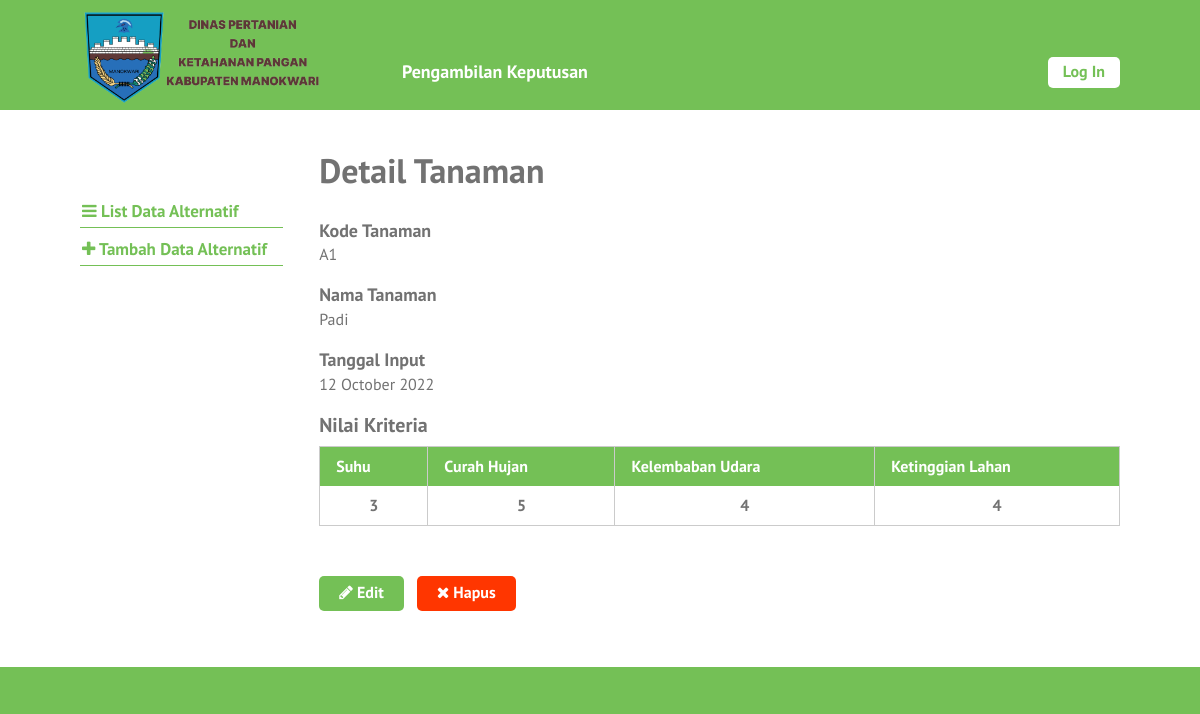
/periode2/single-tanaman2.php?id=129, run on the app's committed database.
### tables this page shows
CREATE TABLE `tanaman` (
  `id_tanaman` int(10) NOT NULL,
  `inisial_tanaman` varchar(6) NOT NULL,
  `nama_tanaman` text NOT NULL,
  `tanggal_input` date NOT NULL
);

CREATE TABLE `nilai_tanaman` (
  `id_nilai_tanaman` int(11) NOT NULL,
  `id_tanaman` int(10) NOT NULL,
  `id_kriteria` int(10) NOT NULL,
  `nilai` float NOT NULL
);

CREATE TABLE `kriteria` (
  `id_kriteria` int(10) NOT NULL,
  `nama` varchar(30) NOT NULL,
  `type` enum('benefit','cost') NOT NULL,
  `bobot` float NOT NULL,
  `ada_pilihan` tinyint(1) DEFAULT NULL,
  `urutan_order` int(2) NOT NULL
);

### periode2/single-tanaman2.php (the view, shortened to what this page needs)
<?php require_once('includes/init.php'); ?>
<?php
$ada_error = false;
$result = '';
$id_tanaman = (isset($_GET['id'])) ? trim($_GET['id']) : '';
if(!$id_tanaman) {
	$ada_error = 'Maaf, data tidak dapat diproses.';
} else {
	$query = $pdo->prepare('SELECT * FROM tanaman WHERE id_tanaman = :id_tanaman');
	$query->execute(array('id_tanaman' => $id_tanaman));
	$result = $query->fetch();
}
?>
<?php
$judul_page = 'Detail Tanaman';
require_once('template-parts/header.php');
?>
	<div class="main-content-row">
	<div class="container clearfix">
		<?php include_once('template-parts/sidebar-tanaman.php'); ?>
		<div class="main-content the-content">
			<h1><?php echo $judul_page; ?></h1>
			<?php if($ada_error): ?>
				<?php echo '<p>'.$ada_error.'</p>'; ?>
			<?php elseif(!empty($result)): ?>
				<h4>Kode Tanaman</h4>
				<p><?php echo $result['inisial_tanaman']; ?></p>
				<h4>Nama Tanaman</h4>
				<p><?php echo nl2br($result['nama_tanaman']); ?></p>
				<h4>Tanggal Input</h4>
				<p><?php
					$tgl = strtotime($result['tanggal_input']);
					echo date('j F Y', $tgl);
				?></p>
				<?php
				$query2 = $pdo->prepare('SELECT nilai_tanaman.nilai AS nilai, kriteria.nama AS nama FROM kriteria
				LEFT JOIN nilai_tanaman ON nilai_tanaman.id_kriteria = kriteria.id_kriteria
				AND nilai_tanaman.id_tanaman = :id_tanaman ORDER BY kriteria.urutan_order ASC');
				$query2->execute(array(
					'id_tanaman' => $id_tanaman
				));
				$query2->setFetchMode(PDO::FETCH_ASSOC);
				$kriterias = $query2->fetchAll();
				if(!empty($kriterias)):
				?>
					<h3>Nilai Kriteria</h3>
					<table class="pure-table">
						<thead>
							<tr>
								<?php foreach($kriterias as $kriteria ): ?>
									<th><?php echo $kriteria['nama']; ?></th>
								<?php endforeach; ?>
							</tr>
						</thead>
						<tbody>
							<tr>
								<?php foreach($kriterias as $kriteria ): ?>
									<th><?php echo ($kriteria['nilai']) ? $kriteria['nilai'] : 0; ?></th>
								<?php endforeach; ?>
							</tr>
						</tbody>
					</table>
				<?php
				endif;
				?>
				<p><a href="edit-tanaman.php?id=<?php echo $id_tanaman; ?>" class="button"><span class="fa fa-pencil"></span> Edit</a> &nbsp; <a href="hapus-tanaman.php?id=<?php echo $id_tanaman; ?>" class="button button-red yaqin-hapus"><span class="fa fa-times"></span> Hapus</a></p>
			<?php endif; ?>
		</div>
	</div>
	</div>
<?php
require_once('template-parts/footer.php');

### stylesheets/style.css (style rules this page uses)
html,body,div,span,applet,object,iframe,h1,h2,h3,h4,h5,h6,p,blockquote,pre,a,abbr,acronym,address,big,cite,code,del,dfn,em,img,ins,kbd,q,s,samp,small,strike,strong,sub,sup,tt,var,b,u,i,center,dl,dt,dd,ol,ul,li,fieldset,form,label,legend,table,caption,tbody,tfoot,thead,tr,th,td,article,aside,canvas,details,embed,figure,figcaption,footer,header,hgroup,menu,nav,output,ruby,section,summary,time,mark,audio,video { margin:0;padding:0;border:0;font-size:100%;vertical-align:baseline }
body { line-height:1 }
table { border-collapse:collapse;border-spacing:0 }
*,*:before,*:after { -moz-box-sizing:border-box;-webkit-box-sizing:border-box;box-sizing:border-box }
.clearfix:before,.clearfix:after { content:" ";display:table }
.clear,.clearfix:after { clear:both }
a { color:#74c056;text-decoration:none }
.container { max-width:1100px;margin:0 auto;position:relative;padding:0 30px }
body { background:#74c056;font-family:"PT Sans",sans-serif;color:#727272;font-size:14px;line-height:1.3;font-weight:500 }
h1,h2,h3,h4,h5,h6 { font-weight:300 }
.pure-table { border-collapse:collapse;border-spacing:0;empty-cells:show;border:1px solid #cbcbcb;width:100% }
.pure-table td,.pure-table th { border-left:1px solid #cbcbcb;border-width:0 0 0 1px;font-size:inherit;margin:0;overflow:visible;padding:0.5em 1em }
.pure-table td:first-child,.pure-table th:first-child { border-left-width:0 }
.pure-table thead { background-color:#74c056;color:#fff;text-align:left;vertical-align:bottom }
.pure-table thead th { color:#fff }
.the-content { font-size:16px;line-height:1.42857 }
.the-content a { color:#519133 }
.the-content h1,.the-content h2,.the-content h3,.the-content h4,.the-content h5,.the-content h6 { font-weight:700 }
.the-content h1 { font-size:34px;margin:0.8em 0 0.8em;padding:0;line-height:1.2 }
.the-content h3 { font-size:20px;margin:0.8em 0 0.3em }
.the-content h4 { font-size:18px;margin:0.8em 0 0 }
.the-content blockquote,.the-content table,.the-content p,.the-content ul,.the-content ol,.the-content dd,.the-content pre,.the-content iframe,.the-content .flxmap-container,.the-content hr { margin-bottom:1em }
.the-content table { margin-bottom:50px }
.the-content>h1:first-child,.the-content>h3:first-child,.the-content>h2:first-child { margin-top:0 }
.fa { display:inline-block;font:normal normal normal 14px/1 FontAwesome;font-size:inherit;text-rendering:auto;-webkit-font-smoothing:antialiased;-moz-osx-font-smoothing:grayscale }
.fa-remove:before,.fa-close:before,.fa-times:before { content:"\f00d" }
.fa-pencil:before { content:"\f040" }
button,a { -webkit-transition:all .2s ease;-moz-transition:all .2s ease;-o-transition:all .2s ease;transition:all 0.2s ease }
.the-content .button,.button { background:#74c056;color:#fff;display:inline-block;font-size:16px;font-weight:700;line-height:1.2;border:0;font-family:inherit;padding:7px 20px 9px;cursor:pointer;border-radius:5px }
.the-content .button-red,.button-red { background:#ff3600 }
.main-content { float:right;width:77%;padding:40px 0 }

### data on the page
tanaman: inisial_tanaman "A1", nama_tanaman "Padi", tanggal_input "12 October 2022"
nilai_tanaman: id_kriteria.nama "Suhu", nilai "3"
nilai_tanaman: id_kriteria.nama "Curah Hujan", nilai "5"
nilai_tanaman: id_kriteria.nama "Kelembaban Udara", nilai "4"
nilai_tanaman: id_kriteria.nama "Ketinggian Lahan", nilai "4"

### other printed values
$judul_page "Detail Tanaman"
